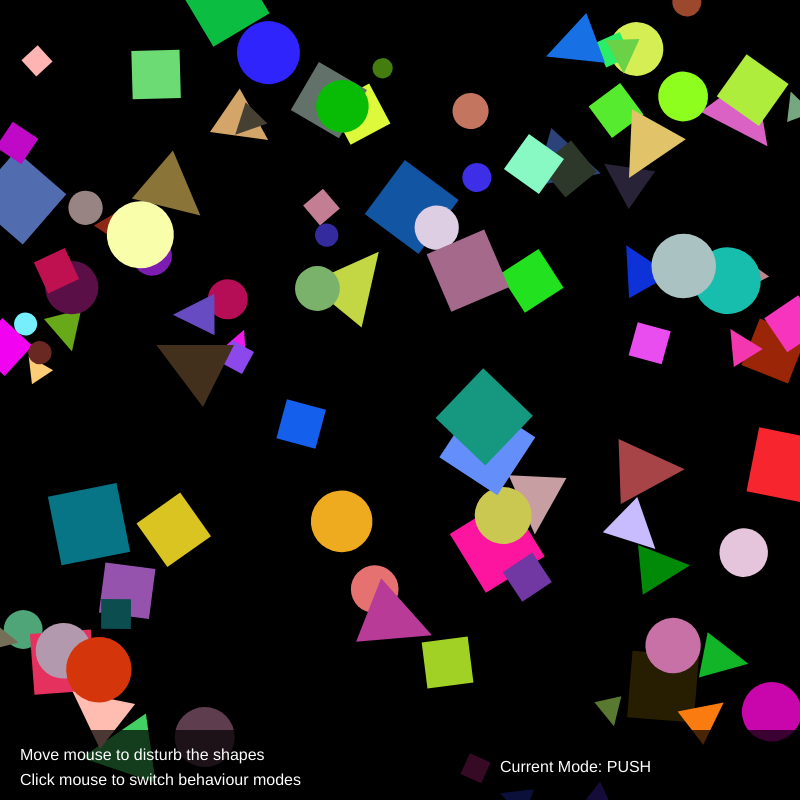
Frame 1 (no input)
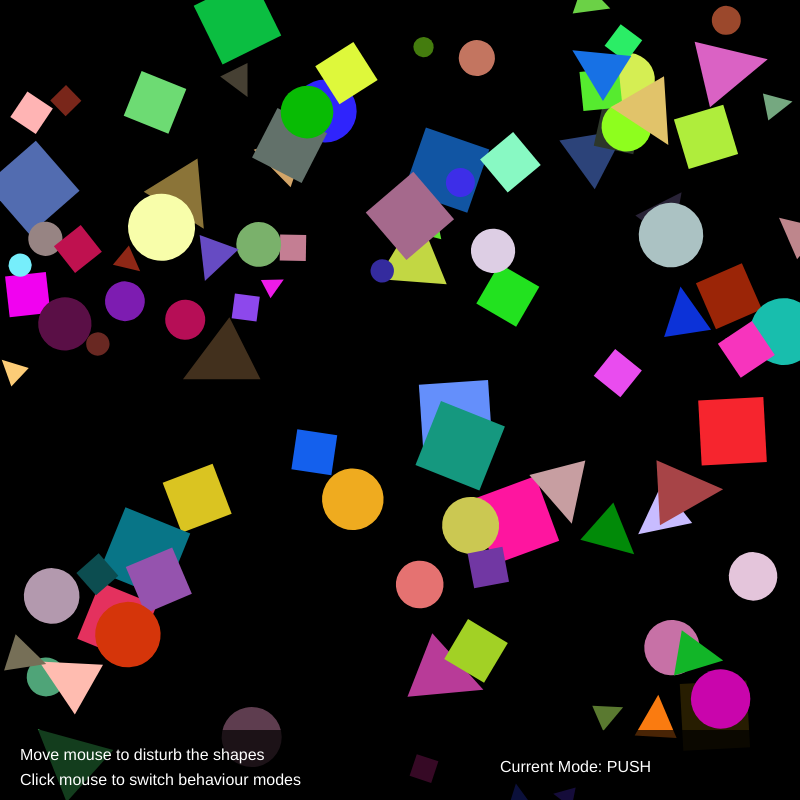
Frame 60 (no input)
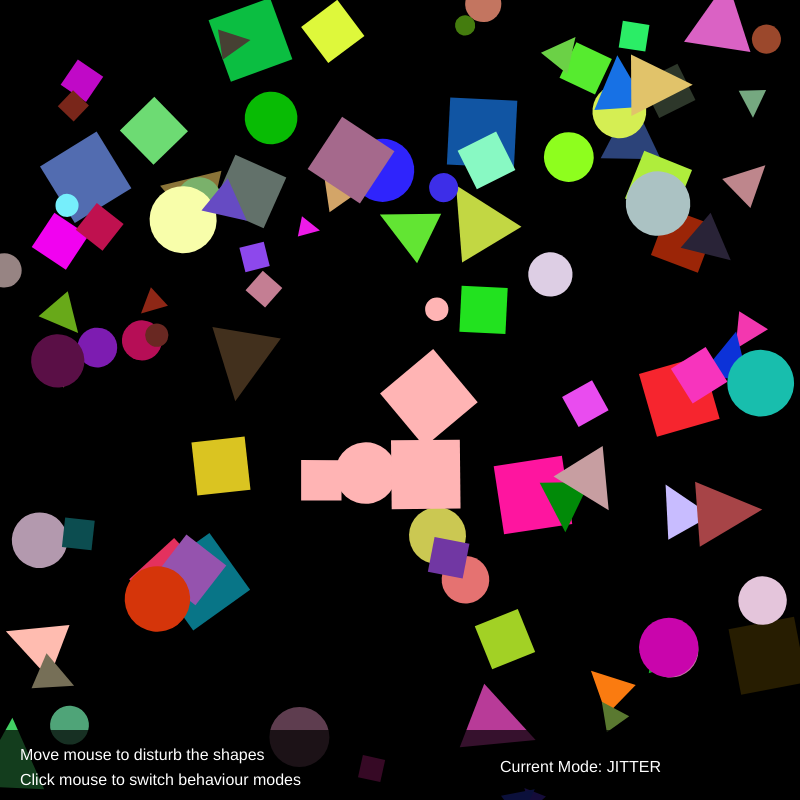
Frame 120 (the mouse pressed at the canvas centre since frame 60)

The p5.js sketch that drew these frames (run headless with seeded random() and noise() and a simulated clock; from frame 60 on, the mouse is pressed at the canvas centre):

// p5.js sketch
// ── sketch.js
let particles = []; //This creates an empty list called particles which stores all the shapes
let mode = 0; // This stores what behaviour mode is currently active

function setup() { //Run once when the project starts
  createCanvas(800, 800); //Canvas size is 800 by 800 pixels

  // Create shapes
  for (let i = 0; i < 100; i++) { 

    particles.push({ //This adds a new object in the particles array

      // Position
      x: random(width), //Gives a shape a random position in the x axis
      y: random(height), //Gives a shape a random position in the y axis

      // Floating movement
      speedX: random(-1, 1), //Random horizontal movement speed
      speedY: random(-1, 1), //Random vertical movement speed

      // Shape size
      size: random(20, 70), //Random shape size is between 20 and 70

      // Rotation
      angle: random(TWO_PI), //Starting rotation angle
      rotationSpeed: random(-0.03, 0.03), //Controls how fast the shapes rotate and in what direction

      // Random RGB colours 
      r: random(255), 
      g: random(255),
      b: random(255),

      // Shape type circle, square and rectangle
      type: int(random(3))
    });
  }
}

function draw() { //Draw function runs continuously
  background(0); //Background is painted to black so circles stand out


  // SHAPES
  for (let p of particles) { //For loop goes through every shape one by one, p is the current particle

    // FLOATING MOVEMENT
    p.x += p.speedX; //Moves shapes horizontally
    p.y += p.speedY; //Moves shapes vertically

    // Bounce off walls
    if (p.x < 0 || p.x > width) { //Checks if shape hits the left or right walls
      p.speedX *= -1; //If hit, the direction is reversed
    }

    if (p.y < 0 || p.y > height - 70) { //Checks if shape hits the top or bottom walls
      p.speedY *= -1; //If hit, the direction is reversed
    }

    // ROTATION
    p.angle += p.rotationSpeed;//Makes the shapes spin by changing the rotation every frame

    // Distance from mouse
    let d = dist(mouseX, mouseY, p.x, p.y); //Calculates the distance between the mouse and shapes

    // Mouse interaction range
    if (d < 120) { //Only affects shapes within 120 pixels, any further is not affected

      let angle = atan2(p.y - mouseY, p.x - mouseX); //Finds the direction from mouse to shapes which helps move shapes away                                                               correctly

      let force = map(d, 0, 120, 6, 0); //Changes the movement strength based on the distance

      // MODE 1 - PUSH
      if (mode == 0) { //Checks if mode 0 is active
        p.x += cos(angle) * force; //Moves the shapes horizontally away from the mouse
        p.y += sin(angle) * force; //Moves the shapes vertically away from the mouse
      }

      // MODE 2 - JITTER
      else if (mode == 1) { //Checks if the jitter mode is active
        p.x += random(-force, force); //Moves randomly left and right
        p.y += random(-force, force); //Moves randomly up and down
      }

      // MODE 3 - MAGNET
      else if (mode == 2) { //Checks if magnet mode is active
        p.x -= cos(angle) * force; //Collects the shapes together horizontally
        p.y -= sin(angle) * force; //Collects the shapes together vertically
      }

      // Glow colour
      fill(255, 180, 180); //Changes the shape's colour near the mouse to a light red

    } else {

      // Normal colour
      fill(p.r, p.g, p.b); //Otherwise remains the original colour they were
    }

    noStroke(); //Removes any outlines


    // ROTATING SHAPES
    push(); //Saves the current drawing state for rotation

    // Move drawing point to shape
    translate(p.x, p.y); 

    // Rotate shape
    rotate(p.angle); //Uses the current angle

    // CIRCLE
    if (p.type == 0) { 

      ellipse(0, 0, p.size); //Draws circle at the translated position

    }

    // SQUARE
    else if (p.type == 1) {
      //Draws a rectangle (square) from the center
      rectMode(CENTER); 
      rect(0, 0, p.size, p.size);

    }

    // TRIANGLE
    else {
      //Defines the three corners of the triangle
      triangle(
        0, -p.size/2,
        -p.size/2, p.size/2,
        p.size/2, p.size/2
      );
    }

    pop(); //Stops one shape's rotation from affecting the other by restoring previous drawing settings
  }


  // INSTRUCTION PANEL

  fill(0, 180); //Set to a semi transparent black colour
  rect(0, height - 70, width, 70); //Draws an instruction box at the bottom

  fill(255); //Fills with white text
  textSize(16); //Text size is set to 16
  
  //Displays the instructions text
  text("Move mouse to disturb the shapes", 20, height - 40); 
  text("Click mouse to switch behaviour modes", 20, height - 15); 

  // Current mode display
  if (mode == 0) { //Checks the current mode for push
    text("Current Mode: PUSH", 500, height - 28); //shows the push mode text
  }

  else if (mode == 1) { //Checks for jitter mode
    text("Current Mode: JITTER", 500, height - 28);  //shows the jitter mode text
  }

  else if (mode == 2) { //Checks for magnet mode
    text("Current Mode: MAGNET", 500, height - 28); //shows the magnet mode text
  }
}


// CHANGE MODES

function mousePressed() { //Function runs whenever mouse is clicked

  mode++; //Adds 1 to mode

   // Loop back to 0 after mode 2
  if (mode > 2) { 
    mode = 0;
  }
}
